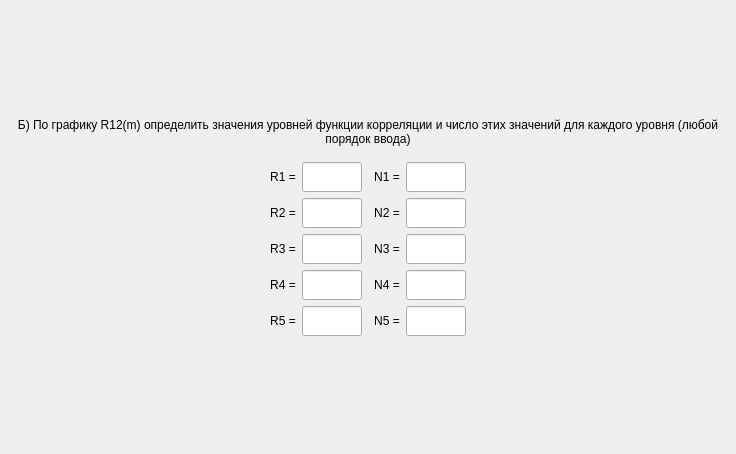
<?xml version="1.0" encoding="UTF-8"?>
<ui version="4.0">
 <class>ScreenTask10B</class>
 <widget class="QFrame" name="ScreenTask10B">
  <property name="geometry">
   <rect>
    <x>0</x>
    <y>0</y>
    <width>736</width>
    <height>454</height>
   </rect>
  </property>
  <property name="windowTitle">
   <string>Frame</string>
  </property>
  <layout class="QGridLayout" name="gridLayout">
   <property name="leftMargin">
    <number>0</number>
   </property>
   <property name="topMargin">
    <number>0</number>
   </property>
   <property name="rightMargin">
    <number>0</number>
   </property>
   <property name="bottomMargin">
    <number>0</number>
   </property>
   <item row="0" column="0">
    <layout class="QVBoxLayout" name="verticalLayout">
     <item>
      <spacer name="verticalSpacer">
       <property name="orientation">
        <enum>Qt::Vertical</enum>
       </property>
       <property name="sizeHint" stdset="0">
        <size>
         <width>0</width>
         <height>0</height>
        </size>
       </property>
      </spacer>
     </item>
     <item>
      <widget class="QLabel" name="title">
       <property name="styleSheet">
        <string notr="true">font: 75 20pt &quot;MS Shell Dlg 2&quot;;</string>
       </property>
       <property name="text">
        <string>Б) По графику R12(m) определить значения уровней функции корреляции и число этих значений для каждого уровня (любой порядок ввода)</string>
       </property>
       <property name="alignment">
        <set>Qt::AlignCenter</set>
       </property>
       <property name="wordWrap">
        <bool>true</bool>
       </property>
      </widget>
     </item>
     <item>
      <spacer name="verticalSpacer_5">
       <property name="orientation">
        <enum>Qt::Vertical</enum>
       </property>
       <property name="sizeType">
        <enum>QSizePolicy::Minimum</enum>
       </property>
       <property name="sizeHint" stdset="0">
        <size>
         <width>0</width>
         <height>5</height>
        </size>
       </property>
      </spacer>
     </item>
     <item>
      <layout class="QHBoxLayout" name="horizontalLayout_6">
       <item>
        <spacer name="horizontalSpacer_12">
         <property name="orientation">
          <enum>Qt::Horizontal</enum>
         </property>
         <property name="sizeHint" stdset="0">
          <size>
           <width>0</width>
           <height>0</height>
          </size>
         </property>
        </spacer>
       </item>
       <item>
        <layout class="QHBoxLayout" name="charts"/>
       </item>
       <item>
        <spacer name="horizontalSpacer_11">
         <property name="orientation">
          <enum>Qt::Horizontal</enum>
         </property>
         <property name="sizeHint" stdset="0">
          <size>
           <width>0</width>
           <height>0</height>
          </size>
         </property>
        </spacer>
       </item>
      </layout>
     </item>
     <item>
      <spacer name="verticalSpacer_4">
       <property name="orientation">
        <enum>Qt::Vertical</enum>
       </property>
       <property name="sizeType">
        <enum>QSizePolicy::Minimum</enum>
       </property>
       <property name="sizeHint" stdset="0">
        <size>
         <width>0</width>
         <height>5</height>
        </size>
       </property>
      </spacer>
     </item>
     <item>
      <layout class="QGridLayout" name="gridLayout_2">
       <item row="3" column="0">
        <spacer name="horizontalSpacer_18">
         <property name="orientation">
          <enum>Qt::Horizontal</enum>
         </property>
         <property name="sizeHint" stdset="0">
          <size>
           <width>0</width>
           <height>0</height>
          </size>
         </property>
        </spacer>
       </item>
       <item row="1" column="5">
        <widget class="QLineEdit" name="inputN2">
         <property name="sizePolicy">
          <sizepolicy hsizetype="Fixed" vsizetype="Fixed">
           <horstretch>0</horstretch>
           <verstretch>0</verstretch>
          </sizepolicy>
         </property>
         <property name="minimumSize">
          <size>
           <width>60</width>
           <height>30</height>
          </size>
         </property>
         <property name="maximumSize">
          <size>
           <width>30</width>
           <height>30</height>
          </size>
         </property>
         <property name="styleSheet">
          <string notr="true">font: 16pt &quot;MS Shell Dlg 2&quot;;</string>
         </property>
         <property name="alignment">
          <set>Qt::AlignCenter</set>
         </property>
        </widget>
       </item>
       <item row="1" column="3">
        <spacer name="horizontalSpacer_7">
         <property name="orientation">
          <enum>Qt::Horizontal</enum>
         </property>
         <property name="sizeType">
          <enum>QSizePolicy::Minimum</enum>
         </property>
         <property name="sizeHint" stdset="0">
          <size>
           <width>6</width>
           <height>0</height>
          </size>
         </property>
        </spacer>
       </item>
       <item row="1" column="2">
        <widget class="QLineEdit" name="inputR2">
         <property name="sizePolicy">
          <sizepolicy hsizetype="Fixed" vsizetype="Fixed">
           <horstretch>0</horstretch>
           <verstretch>0</verstretch>
          </sizepolicy>
         </property>
         <property name="minimumSize">
          <size>
           <width>60</width>
           <height>30</height>
          </size>
         </property>
         <property name="maximumSize">
          <size>
           <width>30</width>
           <height>30</height>
          </size>
         </property>
         <property name="styleSheet">
          <string notr="true">font: 16pt &quot;MS Shell Dlg 2&quot;;</string>
         </property>
         <property name="alignment">
          <set>Qt::AlignCenter</set>
         </property>
        </widget>
       </item>
       <item row="3" column="1">
        <widget class="QLabel" name="label_7">
         <property name="styleSheet">
          <string notr="true">font: 75 16pt &quot;MS Shell Dlg 2&quot;;</string>
         </property>
         <property name="text">
          <string>R4 =</string>
         </property>
         <property name="alignment">
          <set>Qt::AlignCenter</set>
         </property>
         <property name="wordWrap">
          <bool>true</bool>
         </property>
        </widget>
       </item>
       <item row="2" column="0">
        <spacer name="horizontalSpacer_17">
         <property name="orientation">
          <enum>Qt::Horizontal</enum>
         </property>
         <property name="sizeHint" stdset="0">
          <size>
           <width>0</width>
           <height>0</height>
          </size>
         </property>
        </spacer>
       </item>
       <item row="1" column="0">
        <spacer name="horizontalSpacer_16">
         <property name="orientation">
          <enum>Qt::Horizontal</enum>
         </property>
         <property name="sizeHint" stdset="0">
          <size>
           <width>0</width>
           <height>0</height>
          </size>
         </property>
        </spacer>
       </item>
       <item row="2" column="5">
        <widget class="QLineEdit" name="inputN3">
         <property name="sizePolicy">
          <sizepolicy hsizetype="Fixed" vsizetype="Fixed">
           <horstretch>0</horstretch>
           <verstretch>0</verstretch>
          </sizepolicy>
         </property>
         <property name="minimumSize">
          <size>
           <width>60</width>
           <height>30</height>
          </size>
         </property>
         <property name="maximumSize">
          <size>
           <width>30</width>
           <height>30</height>
          </size>
         </property>
         <property name="styleSheet">
          <string notr="true">font: 16pt &quot;MS Shell Dlg 2&quot;;</string>
         </property>
         <property name="alignment">
          <set>Qt::AlignCenter</set>
         </property>
        </widget>
       </item>
       <item row="0" column="2">
        <widget class="QLineEdit" name="inputR1">
         <property name="sizePolicy">
          <sizepolicy hsizetype="Fixed" vsizetype="Fixed">
           <horstretch>0</horstretch>
           <verstretch>0</verstretch>
          </sizepolicy>
         </property>
         <property name="minimumSize">
          <size>
           <width>60</width>
           <height>30</height>
          </size>
         </property>
         <property name="maximumSize">
          <size>
           <width>30</width>
           <height>30</height>
          </size>
         </property>
         <property name="styleSheet">
          <string notr="true">font: 16pt &quot;MS Shell Dlg 2&quot;;</string>
         </property>
         <property name="alignment">
          <set>Qt::AlignCenter</set>
         </property>
        </widget>
       </item>
       <item row="1" column="1">
        <widget class="QLabel" name="label_5">
         <property name="styleSheet">
          <string notr="true">font: 75 16pt &quot;MS Shell Dlg 2&quot;;</string>
         </property>
         <property name="text">
          <string>R2 =</string>
         </property>
         <property name="alignment">
          <set>Qt::AlignCenter</set>
         </property>
         <property name="wordWrap">
          <bool>true</bool>
         </property>
        </widget>
       </item>
       <item row="2" column="4">
        <widget class="QLabel" name="label">
         <property name="styleSheet">
          <string notr="true">font: 75 16pt &quot;MS Shell Dlg 2&quot;;</string>
         </property>
         <property name="text">
          <string>N3 =</string>
         </property>
         <property name="alignment">
          <set>Qt::AlignCenter</set>
         </property>
         <property name="wordWrap">
          <bool>true</bool>
         </property>
        </widget>
       </item>
       <item row="1" column="6">
        <spacer name="horizontalSpacer_6">
         <property name="orientation">
          <enum>Qt::Horizontal</enum>
         </property>
         <property name="sizeHint" stdset="0">
          <size>
           <width>0</width>
           <height>0</height>
          </size>
         </property>
        </spacer>
       </item>
       <item row="0" column="1">
        <widget class="QLabel" name="label_4">
         <property name="styleSheet">
          <string notr="true">font: 75 16pt &quot;MS Shell Dlg 2&quot;;</string>
         </property>
         <property name="text">
          <string>R1 =</string>
         </property>
         <property name="alignment">
          <set>Qt::AlignCenter</set>
         </property>
         <property name="wordWrap">
          <bool>true</bool>
         </property>
        </widget>
       </item>
       <item row="0" column="3">
        <spacer name="horizontalSpacer_8">
         <property name="orientation">
          <enum>Qt::Horizontal</enum>
         </property>
         <property name="sizeType">
          <enum>QSizePolicy::Minimum</enum>
         </property>
         <property name="sizeHint" stdset="0">
          <size>
           <width>6</width>
           <height>0</height>
          </size>
         </property>
        </spacer>
       </item>
       <item row="3" column="2">
        <widget class="QLineEdit" name="inputR4">
         <property name="sizePolicy">
          <sizepolicy hsizetype="Fixed" vsizetype="Fixed">
           <horstretch>0</horstretch>
           <verstretch>0</verstretch>
          </sizepolicy>
         </property>
         <property name="minimumSize">
          <size>
           <width>60</width>
           <height>30</height>
          </size>
         </property>
         <property name="maximumSize">
          <size>
           <width>30</width>
           <height>30</height>
          </size>
         </property>
         <property name="styleSheet">
          <string notr="true">font: 16pt &quot;MS Shell Dlg 2&quot;;</string>
         </property>
         <property name="alignment">
          <set>Qt::AlignCenter</set>
         </property>
        </widget>
       </item>
       <item row="3" column="6">
        <spacer name="horizontalSpacer_14">
         <property name="orientation">
          <enum>Qt::Horizontal</enum>
         </property>
         <property name="sizeHint" stdset="0">
          <size>
           <width>0</width>
           <height>0</height>
          </size>
         </property>
        </spacer>
       </item>
       <item row="3" column="3">
        <spacer name="horizontalSpacer_13">
         <property name="orientation">
          <enum>Qt::Horizontal</enum>
         </property>
         <property name="sizeType">
          <enum>QSizePolicy::Minimum</enum>
         </property>
         <property name="sizeHint" stdset="0">
          <size>
           <width>6</width>
           <height>0</height>
          </size>
         </property>
        </spacer>
       </item>
       <item row="3" column="5">
        <widget class="QLineEdit" name="inputN4">
         <property name="sizePolicy">
          <sizepolicy hsizetype="Fixed" vsizetype="Fixed">
           <horstretch>0</horstretch>
           <verstretch>0</verstretch>
          </sizepolicy>
         </property>
         <property name="minimumSize">
          <size>
           <width>60</width>
           <height>30</height>
          </size>
         </property>
         <property name="maximumSize">
          <size>
           <width>30</width>
           <height>30</height>
          </size>
         </property>
         <property name="styleSheet">
          <string notr="true">font: 16pt &quot;MS Shell Dlg 2&quot;;</string>
         </property>
         <property name="alignment">
          <set>Qt::AlignCenter</set>
         </property>
        </widget>
       </item>
       <item row="3" column="4">
        <widget class="QLabel" name="label_8">
         <property name="styleSheet">
          <string notr="true">font: 75 16pt &quot;MS Shell Dlg 2&quot;;</string>
         </property>
         <property name="text">
          <string>N4 =</string>
         </property>
         <property name="alignment">
          <set>Qt::AlignCenter</set>
         </property>
         <property name="wordWrap">
          <bool>true</bool>
         </property>
        </widget>
       </item>
       <item row="0" column="0">
        <spacer name="horizontalSpacer_15">
         <property name="orientation">
          <enum>Qt::Horizontal</enum>
         </property>
         <property name="sizeHint" stdset="0">
          <size>
           <width>0</width>
           <height>0</height>
          </size>
         </property>
        </spacer>
       </item>
       <item row="2" column="3">
        <spacer name="horizontalSpacer_10">
         <property name="orientation">
          <enum>Qt::Horizontal</enum>
         </property>
         <property name="sizeType">
          <enum>QSizePolicy::Minimum</enum>
         </property>
         <property name="sizeHint" stdset="0">
          <size>
           <width>6</width>
           <height>0</height>
          </size>
         </property>
        </spacer>
       </item>
       <item row="1" column="4">
        <widget class="QLabel" name="label_2">
         <property name="styleSheet">
          <string notr="true">font: 75 16pt &quot;MS Shell Dlg 2&quot;;</string>
         </property>
         <property name="text">
          <string>N2 =</string>
         </property>
         <property name="alignment">
          <set>Qt::AlignCenter</set>
         </property>
         <property name="wordWrap">
          <bool>true</bool>
         </property>
        </widget>
       </item>
       <item row="0" column="4">
        <widget class="QLabel" name="label_3">
         <property name="styleSheet">
          <string notr="true">font: 75 16pt &quot;MS Shell Dlg 2&quot;;</string>
         </property>
         <property name="text">
          <string>N1 =</string>
         </property>
         <property name="alignment">
          <set>Qt::AlignCenter</set>
         </property>
         <property name="wordWrap">
          <bool>true</bool>
         </property>
        </widget>
       </item>
       <item row="2" column="2">
        <widget class="QLineEdit" name="inputR3">
         <property name="sizePolicy">
          <sizepolicy hsizetype="Fixed" vsizetype="Fixed">
           <horstretch>0</horstretch>
           <verstretch>0</verstretch>
          </sizepolicy>
         </property>
         <property name="minimumSize">
          <size>
           <width>60</width>
           <height>30</height>
          </size>
         </property>
         <property name="maximumSize">
          <size>
           <width>30</width>
           <height>30</height>
          </size>
         </property>
         <property name="styleSheet">
          <string notr="true">font: 16pt &quot;MS Shell Dlg 2&quot;;</string>
         </property>
         <property name="alignment">
          <set>Qt::AlignCenter</set>
         </property>
        </widget>
       </item>
       <item row="2" column="1">
        <widget class="QLabel" name="label_6">
         <property name="styleSheet">
          <string notr="true">font: 75 16pt &quot;MS Shell Dlg 2&quot;;</string>
         </property>
         <property name="text">
          <string>R3 =</string>
         </property>
         <property name="alignment">
          <set>Qt::AlignCenter</set>
         </property>
         <property name="wordWrap">
          <bool>true</bool>
         </property>
        </widget>
       </item>
       <item row="0" column="6">
        <spacer name="horizontalSpacer_5">
         <property name="orientation">
          <enum>Qt::Horizontal</enum>
         </property>
         <property name="sizeHint" stdset="0">
          <size>
           <width>0</width>
           <height>0</height>
          </size>
         </property>
        </spacer>
       </item>
       <item row="2" column="6">
        <spacer name="horizontalSpacer_9">
         <property name="orientation">
          <enum>Qt::Horizontal</enum>
         </property>
         <property name="sizeHint" stdset="0">
          <size>
           <width>0</width>
           <height>0</height>
          </size>
         </property>
        </spacer>
       </item>
       <item row="0" column="5">
        <widget class="QLineEdit" name="inputN1">
         <property name="sizePolicy">
          <sizepolicy hsizetype="Fixed" vsizetype="Fixed">
           <horstretch>0</horstretch>
           <verstretch>0</verstretch>
          </sizepolicy>
         </property>
         <property name="minimumSize">
          <size>
           <width>60</width>
           <height>30</height>
          </size>
         </property>
         <property name="maximumSize">
          <size>
           <width>30</width>
           <height>30</height>
          </size>
         </property>
         <property name="styleSheet">
          <string notr="true">font: 16pt &quot;MS Shell Dlg 2&quot;;</string>
         </property>
         <property name="alignment">
          <set>Qt::AlignCenter</set>
         </property>
        </widget>
       </item>
       <item row="4" column="1">
        <widget class="QLabel" name="label_9">
         <property name="styleSheet">
          <string notr="true">font: 75 16pt &quot;MS Shell Dlg 2&quot;;</string>
         </property>
         <property name="text">
          <string>R5 =</string>
         </property>
         <property name="alignment">
          <set>Qt::AlignCenter</set>
         </property>
         <property name="wordWrap">
          <bool>true</bool>
         </property>
        </widget>
       </item>
       <item row="4" column="0">
        <spacer name="horizontalSpacer_19">
         <property name="orientation">
          <enum>Qt::Horizontal</enum>
         </property>
         <property name="sizeHint" stdset="0">
          <size>
           <width>0</width>
           <height>0</height>
          </size>
         </property>
        </spacer>
       </item>
       <item row="4" column="2">
        <widget class="QLineEdit" name="inputR5">
         <property name="sizePolicy">
          <sizepolicy hsizetype="Fixed" vsizetype="Fixed">
           <horstretch>0</horstretch>
           <verstretch>0</verstretch>
          </sizepolicy>
         </property>
         <property name="minimumSize">
          <size>
           <width>60</width>
           <height>30</height>
          </size>
         </property>
         <property name="maximumSize">
          <size>
           <width>30</width>
           <height>30</height>
          </size>
         </property>
         <property name="styleSheet">
          <string notr="true">font: 16pt &quot;MS Shell Dlg 2&quot;;</string>
         </property>
         <property name="alignment">
          <set>Qt::AlignCenter</set>
         </property>
        </widget>
       </item>
       <item row="4" column="3">
        <spacer name="horizontalSpacer_20">
         <property name="orientation">
          <enum>Qt::Horizontal</enum>
         </property>
         <property name="sizeType">
          <enum>QSizePolicy::Minimum</enum>
         </property>
         <property name="sizeHint" stdset="0">
          <size>
           <width>6</width>
           <height>0</height>
          </size>
         </property>
        </spacer>
       </item>
       <item row="4" column="4">
        <widget class="QLabel" name="label_10">
         <property name="styleSheet">
          <string notr="true">font: 75 16pt &quot;MS Shell Dlg 2&quot;;</string>
         </property>
         <property name="text">
          <string>N5 =</string>
         </property>
         <property name="alignment">
          <set>Qt::AlignCenter</set>
         </property>
         <property name="wordWrap">
          <bool>true</bool>
         </property>
        </widget>
       </item>
       <item row="4" column="5">
        <widget class="QLineEdit" name="inputN5">
         <property name="sizePolicy">
          <sizepolicy hsizetype="Fixed" vsizetype="Fixed">
           <horstretch>0</horstretch>
           <verstretch>0</verstretch>
          </sizepolicy>
         </property>
         <property name="minimumSize">
          <size>
           <width>60</width>
           <height>30</height>
          </size>
         </property>
         <property name="maximumSize">
          <size>
           <width>30</width>
           <height>30</height>
          </size>
         </property>
         <property name="styleSheet">
          <string notr="true">font: 16pt &quot;MS Shell Dlg 2&quot;;</string>
         </property>
         <property name="alignment">
          <set>Qt::AlignCenter</set>
         </property>
        </widget>
       </item>
       <item row="4" column="6">
        <spacer name="horizontalSpacer_21">
         <property name="orientation">
          <enum>Qt::Horizontal</enum>
         </property>
         <property name="sizeHint" stdset="0">
          <size>
           <width>0</width>
           <height>0</height>
          </size>
         </property>
        </spacer>
       </item>
      </layout>
     </item>
     <item>
      <spacer name="verticalSpacer_2">
       <property name="orientation">
        <enum>Qt::Vertical</enum>
       </property>
       <property name="sizeHint" stdset="0">
        <size>
         <width>0</width>
         <height>0</height>
        </size>
       </property>
      </spacer>
     </item>
    </layout>
   </item>
  </layout>
 </widget>
 <tabstops>
  <tabstop>inputR1</tabstop>
  <tabstop>inputN1</tabstop>
  <tabstop>inputR2</tabstop>
  <tabstop>inputN2</tabstop>
  <tabstop>inputR3</tabstop>
  <tabstop>inputN3</tabstop>
  <tabstop>inputR4</tabstop>
  <tabstop>inputN4</tabstop>
  <tabstop>inputR5</tabstop>
  <tabstop>inputN5</tabstop>
 </tabstops>
 <resources/>
 <connections/>
</ui>
